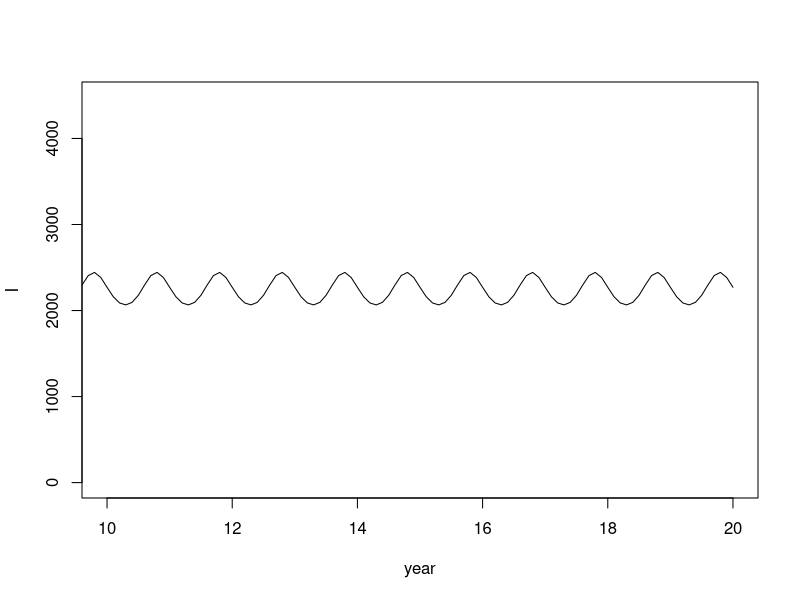
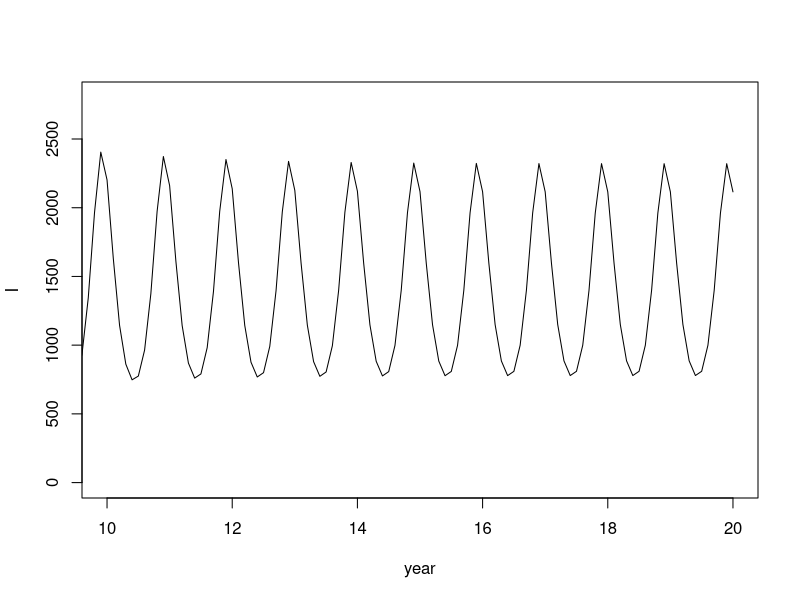

These figures' R source, in order:
require(deSolve)

f <- function(t, y, parms) with( as.list(c(y, parms)), {
  xfer <- b0 * (1 + b1*cos(2*pi*t)) * S * I / N
  dS <- (N - S - I)/L - xfer
  dI <- xfer - I/D
  return(list(c(dS, dI)))
})

y0 <- c(S=500000-2250, I=2250)
parmsA <- c(N=500000, L=4, D= 0.02, b0=500, b1=0.02)
parmsB <- c(N=500000, L=8, D= 0.025, b0=400, b1=0.02)


plotter<-function(parms) {
  out <- ode(y0, seq(0,20,0.1), f, parms)
  ymax <- 2*mean(out[which(out[,'time'] > 10),'I'])
  plot(out[,'time'], out[,'I'], type = "l", xlim=c(10,20), ylim=c(0,ymax), ylab="I", xlab="year")
}

plotter(parmsA)
plotter(parmsB)
